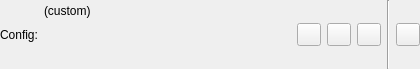
<?xml version="1.0" encoding="UTF-8"?>
<ui version="4.0">
 <class>Form</class>
 <widget class="QWidget" name="Form">
  <property name="geometry">
   <rect>
    <x>0</x>
    <y>0</y>
    <width>420</width>
    <height>69</height>
   </rect>
  </property>
  <property name="sizePolicy">
   <sizepolicy hsizetype="Preferred" vsizetype="Fixed">
    <horstretch>0</horstretch>
    <verstretch>0</verstretch>
   </sizepolicy>
  </property>
  <property name="windowTitle">
   <string>Form</string>
  </property>
  <layout class="QHBoxLayout" name="horizontalLayout" stretch="0,0,0,0,0,0,0">
   <property name="leftMargin">
    <number>0</number>
   </property>
   <property name="topMargin">
    <number>0</number>
   </property>
   <property name="rightMargin">
    <number>0</number>
   </property>
   <property name="bottomMargin">
    <number>0</number>
   </property>
   <item>
    <widget class="QLabel" name="lblFieldName">
     <property name="text">
      <string>Config:</string>
     </property>
    </widget>
   </item>
   <item>
    <widget class="QScrollArea" name="scrLoadedConfigName">
     <property name="frameShape">
      <enum>QFrame::NoFrame</enum>
     </property>
     <property name="frameShadow">
      <enum>QFrame::Plain</enum>
     </property>
     <property name="lineWidth">
      <number>0</number>
     </property>
     <property name="verticalScrollBarPolicy">
      <enum>Qt::ScrollBarAlwaysOff</enum>
     </property>
     <property name="horizontalScrollBarPolicy">
      <enum>Qt::ScrollBarAlwaysOff</enum>
     </property>
     <property name="sizeAdjustPolicy">
      <enum>QAbstractScrollArea::AdjustToContents</enum>
     </property>
     <widget class="QWidget" name="scrollAreaWidgetContents">
      <property name="geometry">
       <rect>
        <x>0</x>
        <y>0</y>
        <width>292</width>
        <height>22</height>
       </rect>
      </property>
      <layout class="QGridLayout" name="gridLayout">
       <property name="leftMargin">
        <number>0</number>
       </property>
       <property name="topMargin">
        <number>0</number>
       </property>
       <property name="rightMargin">
        <number>0</number>
       </property>
       <property name="bottomMargin">
        <number>0</number>
       </property>
       <property name="spacing">
        <number>0</number>
       </property>
       <item row="0" column="0">
        <widget class="QLabel" name="lblLoadedConfigName">
         <property name="text">
          <string>(custom)</string>
         </property>
        </widget>
       </item>
      </layout>
     </widget>
    </widget>
   </item>
   <item>
    <widget class="QToolButton" name="btnLoadFile">
     <property name="toolTip">
      <string>Load configuration file…</string>
     </property>
     <property name="text">
      <string/>
     </property>
     <property name="icon">
      <iconset>
       <normaloff>:/open.svg</normaloff>:/open.svg</iconset>
     </property>
    </widget>
   </item>
   <item>
    <widget class="QToolButton" name="btnSaveFile">
     <property name="toolTip">
      <string>Save current configuration</string>
     </property>
     <property name="text">
      <string/>
     </property>
     <property name="icon">
      <iconset>
       <normaloff>:/save.svg</normaloff>:/save.svg</iconset>
     </property>
    </widget>
   </item>
   <item>
    <widget class="QToolButton" name="btnSaveFileAs">
     <property name="toolTip">
      <string>Save current configuration as…</string>
     </property>
     <property name="text">
      <string/>
     </property>
     <property name="icon">
      <iconset>
       <normaloff>:/save_as.svg</normaloff>:/save_as.svg</iconset>
     </property>
    </widget>
   </item>
   <item>
    <widget class="Line" name="sepPresets">
     <property name="orientation">
      <enum>Qt::Vertical</enum>
     </property>
    </widget>
   </item>
   <item>
    <widget class="QToolButton" name="btnPresets">
     <property name="toolTip">
      <string>Presets</string>
     </property>
     <property name="text">
      <string/>
     </property>
     <property name="icon">
      <iconset>
       <normaloff>:/preset_open.svg</normaloff>:/preset_open.svg</iconset>
     </property>
     <property name="popupMode">
      <enum>QToolButton::InstantPopup</enum>
     </property>
     <property name="autoRaise">
      <bool>false</bool>
     </property>
    </widget>
   </item>
  </layout>
 </widget>
 <resources/>
 <connections/>
</ui>
